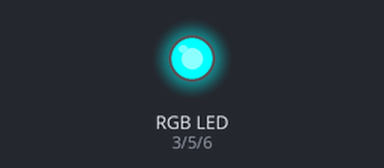
Bench run of a sketch on a simulated Arduino Uno, built with avr-gcc and run on an emulated ATmega328P. Shown: an RGB LED mixed from three pins (HIGH = lit).

Above: at 0.05 s.
At 0.2 s:
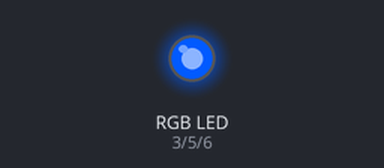
At 0.35 s:
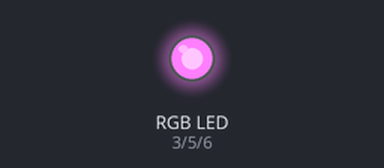
At 0.5 s:
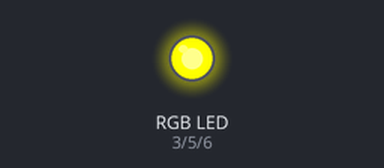
At 0.6 s:
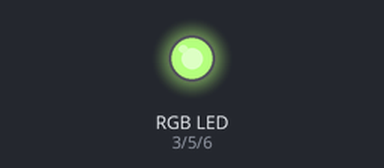
At 0.7 s:
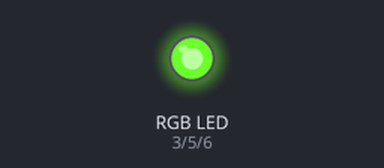
Timing chart, 0 to 3.0 s (numbered marks = the images above):
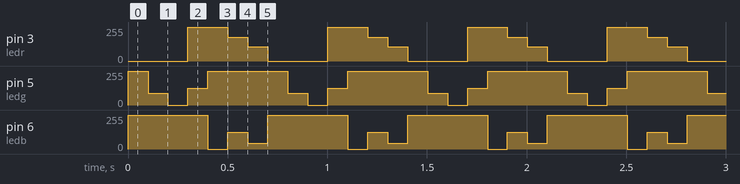

Measured:
- by itself, pin 3 (ledr): repeats every 0.70 s: 180/255 0.10 s, 107/255 0.10 s, 0/255 0.30 s, 255/255 0.20 s
- by itself, pin 5 (ledg): repeats every 0.70 s: 90/255 0.10 s, 0/255 0.10 s, 127/255 0.10 s, 255/255 0.40 s
- by itself, pin 6 (ledb): repeats every 0.70 s: 0/255 0.10 s, 125/255 0.10 s, 44/255 0.10 s, 255/255 0.40 s

The sketch:

sketch_sep20d.ino
```cpp
int ledr = 3;
int ledg = 5;
int ledb = 6;


void setup() {
  pinMode(ledr,OUTPUT);
  pinMode(ledg,OUTPUT);
  pinMode(ledb,OUTPUT);

}

void RGB(int VR,int VG,int VB){
  int R = map(VR,0,255,255,0);
  analogWrite(ledr,R);
  int G = map(VG,0,255,255,0);
  analogWrite(ledg,G);
  int B = map(VB,0,255,255,0);
  analogWrite(ledb,B);
}


void loop() {
  RGB(255, 0, 0);
  delay(100);
  RGB(255, 165, 0);
  delay(100);
  RGB(255, 255, 0);
  delay(100);
  RGB(0, 128, 0);
  delay(100);
  RGB(0, 0, 255);
  delay(100);
  RGB(75, 0, 130);
  delay(100);
  RGB(148, 0, 211);
  delay(100);
}
```
